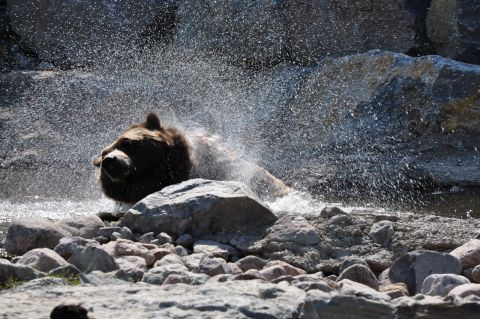
#> input picture dev_tools/useful_examples/code/numpy/bear.jpg, 480 x 319 px; its folder holds 2 pictures in this run
$ python label_tool.py -p ../numpy
#> lines starting #> are read from the running program, lines starting #| are printed output that depends on the picture; after the words box and inside, x2 and y2 are one past the last pixel; in counts of white or black regions, pixels touching at a corner belong together
#coding=utf-8
#!/usr/bin/env python3
import os
import argparse
import cv2
import copy

'''
程序名: ssd lab v1.0
'''

# 标注多个样本时想分开标注请修改这个参数为当前标注类别
current_labeled_cls = 0

file_name_pre = "c"
file_name_offset = len(file_name_pre)
current_jpg_name = ''

#parameters
path = "cll1"
labels_path = "labels/"
if not os.path.exists(labels_path):
    os.makedirs(labels_path)

wndName = "ESC close, s save, c clean, p back"
className = ["person","bx008","bx006","bx005"]
colors = [(0, 255, 0), (255, 0, 0), (100, 0, 180), (255, 180, 0), (180, 0, 100)]

show = []
convas = []
convas_mouse = []
dpoint = []
epoint = []
objs = []
waitSecDown = False

def refreshCurrentShow(labeled_num_rest):

    cv2.resize(show, (convas.shape[1], convas.shape[0]), convas)
    cv2.putText(convas, className[current_labeled_cls] + "-" + str(labeled_num_rest), (10, 30), 1, 2, colors[current_labeled_cls], 2)
    # cv2.putText(convas, "", (30, 30), 1, 2, colors[currentClass], 2)
    drawObjs(objs, convas)

    if waitSecDown:
        cv2.circle(convas, dpoint, 5, colors[currentClass], 2)
    cv2.imshow(wndName, convas)

# [31 lines left out: function onMouse, not called in this run]


def drawObjs(objs, canvas):
    for item in objs:
        d = item[0]
        e = item[1]
        c = colors[item[2]]
        cv2.rectangle(canvas, d, e, c, 2)

def loadObjs(name):
    if not os.path.exists(name):
        return 0, []

    obs = []
    cls = 0
    with open(name, "r") as txt:
        info = txt.readline().split(",")
        num = int(info[0])
        cls = int(info[1])
        for i in range(num):
            info = txt.readline().split(",")
            d = (int(info[0]), int(info[1]))
            e = (int(info[2]), int(info[3]))
            c = int(info[4])
            obs.append((d, e, c))
    return cls, obs

def saveBreakpoint(bkp):
    with open("breakpoint.txt", "w") as p:
        p.write("%d" % bkp)

def loadBreakpoint():
    p = 0

    if os.path.exists("breakpoint.txt"):
        with open("breakpoint.txt", "r") as p:
            p = int(p.read())
    return p

# [52 lines left out: functions saveXML, sort_as_filename, not called in this run]

def do_label(imgs):
    '''
        标注工具的执行部分

        :param imgs: 所有待标注图片的路径集合
    '''
    global currentClass, current_labeled_cls, show, convas, convas_mouse, objs, labeled_num_rest

    endOf = False;
    i = loadBreakpoint()  # 标注的图片编号断点

    while True:
        if i < 0:
            i = len(imgs) + i
        elif i > len(imgs) - 1:
            i = 0

        saveBreakpoint(i)
        labeled_num_rest = len(imgs) - i
        current_jpg_name = os.path.basename(imgs[i][1])
        show = cv2.imread(imgs[i][1])
        convas = copy.deepcopy(show)
        convas_mouse = copy.deepcopy(show)

        pos = imgs[i][0].rfind(".")
        currentClass, objs = loadObjs("%s/%s.txt" %(path, imgs[i][0][:pos]))
        waitSecDown = False
        currentClass = current_labeled_cls
        while True:
            cv2.resize(show, (convas.shape[1], convas.shape[0]), convas)

            refreshCurrentShow(labeled_num_rest)
            cv2.setMouseCallback(wndName, onMouse)
            key = cv2.waitKey()
            key = key & 0xFF;

            if key == 0x1B: #ESC
                endOf = True;
                break

            if key >= ord('1') and key <= ord('9'):
                currentClass = key - ord('1')
                currentClass = max(currentClass, 0)
                currentClass = min(len(className) - 1, currentClass)
                current_labeled_cls = currentClass
                continue

            if key == ord('c'):
                # clear 时不是删除所有的框框,而是只删除当前标注类别的框.
                for i in range(len(objs)-1, -1, -1):
                    if currentClass == objs[i][2]:
                        del objs[i]
                continue

            if key == ord('d'):
                currentClass = 0
                objs = []
                continue

            if key == 82 or key == 44:   #up
                i = i - 2
                break

            if key == 84 or key == 46:   #down
                break

            if key == ord('p'):
                i = i - 2
                # if len(objs)>0:
                #     del objs[len(objs)-1]
                break;

            if key == ord('s'): #s
                saveXML("%s/%s.xml" %(path, imgs[i][0][:pos]), objs, currentClass, show.shape[1], show.shape[0])
                break

        if endOf: break;
        i = i+1


if __name__ == "__main__":

    ap = argparse.ArgumentParser()
    ap.add_argument("--path", "-p", required=True)
    args = vars(ap.parse_args())
    path = args["path"]

    imgs = os.listdir(path)
    for i in range(len(imgs)-1, -1, -1):
        if not imgs[i].lower().endswith("jpg") and not imgs[i].lower().endswith("png") and not imgs[i].lower().endswith("jpeg"):
            del imgs[i]

    imgs = [(imgs[i], path + "/" + imgs[i]) for i in range(len(imgs))]

    if len(imgs) == 0:
        print('empty imgs dir.')
        exit(1)

    do_label(imgs)
#> in do_label, show is the input picture: shape (319, 480, 3); mean B, G, R 101.7, 97.5, 96.5
#> in refreshCurrentShow, `cv2.putText(convas, className[current_labeled_cls] + "-" + str(labeled..`:
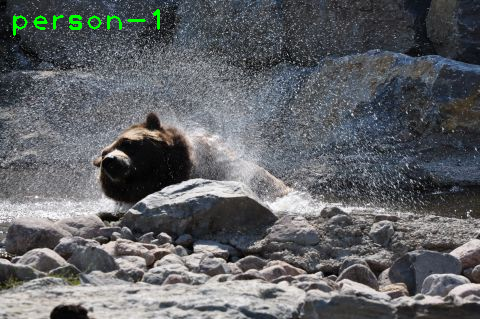
#> convas: shape (319, 480, 3); 0.47% of pixels changed, all inside (x1, y1, x2, y2) = (13, 9, 160, 36)
#> (key Esc is pressed here)
#> in do_label, `key = key & 0xFF;`: key = 27
